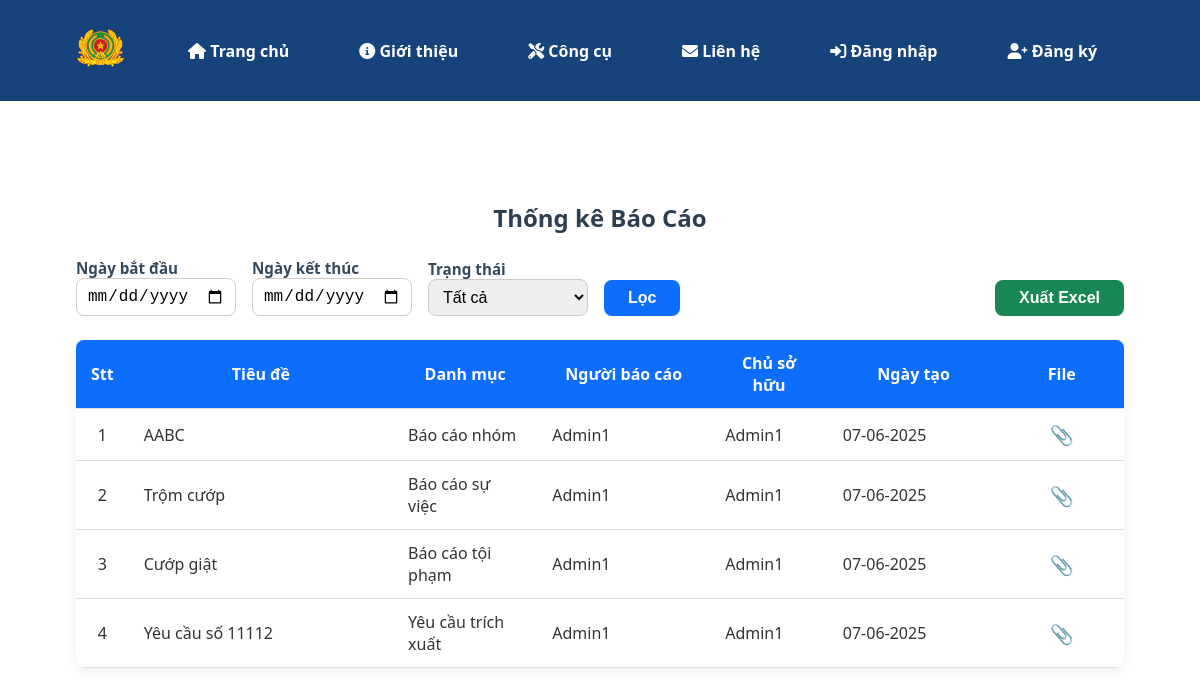
/report/statistics, run on the app's committed database.
### asrp/models.py (models this page shows, shortened)
class Report(db.Model):
    __tablename__ = 'bao_cao'
    id = db.Column(db.Integer, primary_key=True)
    user_id = db.Column(db.Integer, db.ForeignKey('nguoi_dung.id'), nullable=False)
    region_id = db.Column(db.Integer, db.ForeignKey('khu_vuc.id'))
    specific_address = db.Column(db.String(255))
    created_at = db.Column(db.DateTime, default=datetime.utcnow, nullable=False)
    status_id = db.Column(db.Integer, db.ForeignKey('trang_thai.id'), nullable=False)
    category_id = db.Column(db.Integer, db.ForeignKey('phan_loai.id'), nullable=False)
    user = db.relationship('User', back_populates='reports')
    region = db.relationship('Region', back_populates='reports')
    status = db.relationship('Status', back_populates='reports')
    category = db.relationship('Category', back_populates='reports')
    crime_report = db.relationship('CrimeReport', back_populates='report', uselist=False)
    incident_report = db.relationship('IncidentReport', back_populates='report', uselist=False)
    group_report = db.relationship('GroupReport', back_populates='report', uselist=False)
    extraction_request = db.relationship('ExtractionRequest', back_populates='report', uselist=False)
    attachments = db.relationship('Attachment', back_populates='report', lazy='dynamic')

class GroupReport(db.Model):
    __tablename__ = 'bao_cao_nhom'
    id = db.Column(db.Integer, db.ForeignKey('bao_cao.id'), primary_key=True)
    platform = db.Column(db.String(100), nullable=False)
    group_name = db.Column(db.String(200), nullable=False)
    group_url = db.Column(db.String(255))
    created_at = db.Column(db.Date, nullable=True)
    admin_info = db.Column(db.Text)
    member_count = db.Column(db.Integer)  # Số lượng thành viên
    weekly_post_count = db.Column(db.Integer)  # Số bài tin trung bình mỗi tuần
    status = db.Column(db.String(50), nullable=False)  # Tình trạng xử lý
    assigned_officer = db.Column(db.String(150))  # Cán bộ phụ trách theo dõi
    purpose = db.Column(db.Text)
    description = db.Column(db.Text, nullable=False)
    note = db.Column(db.Text)
    report = db.relationship('Report', back_populates='group_report')

class Category(db.Model):
    __tablename__ = 'phan_loai'
    id = db.Column(db.Integer, primary_key=True)
    name = db.Column(db.String(100), unique=True, nullable=False)
    description = db.Column(db.String(255))
    reports = db.relationship('Report', back_populates='category', lazy='dynamic')

class User(UserMixin, db.Model):
    __tablename__ = 'nguoi_dung'
    id = db.Column(db.Integer, primary_key=True)
    username = db.Column(db.String(64), unique=True, nullable=False)
    email = db.Column(db.String(120), unique=True, nullable=False)
    password = db.Column(db.String(128), nullable=False)
    full_name = db.Column(db.String(150), nullable=False)
    phone_number = db.Column(db.String(20), nullable=False)
    role = db.Column(Enum('user', 'admin', name='user_roles'), nullable=False, default='user')
    unit_id = db.Column(db.Integer, db.ForeignKey('don_vi.id'))
    joined_at = db.Column(db.DateTime, default=datetime.utcnow)
    is_active = db.Column(db.Boolean, default=True, nullable=False)
    extra_info = db.Column(db.Text)
    unit = db.relationship('Unit', back_populates='users')
    reports = db.relationship('Report', back_populates='user', lazy='dynamic')

class IncidentReport(db.Model):
    __tablename__ = 'bao_cao_su_viec'
    id = db.Column(db.Integer, db.ForeignKey('bao_cao.id'), primary_key=True)
    file_number = db.Column(db.String(50), nullable=False)  # Số hồ sơ
    incident_time = db.Column(db.Date, nullable=True)  # Thời gian xảy ra
    incident_name = db.Column(db.String(200), nullable=False)
    description = db.Column(db.Text, nullable=False)
    officer_name = db.Column(db.String(150), nullable=False)  # Cán bộ đăng ký
    status = db.Column(db.String(50), nullable=False)  # Tình trạng xử lý
    related_persons = db.Column(db.Text)  # Người liên quan
    storage_number = db.Column(db.String(100))  # Số lưu hồ sơ
    archived_date = db.Column(db.Date) # Ngày nộp lưu
    report = db.relationship('Report', back_populates='incident_report')

class CrimeReport(db.Model):
    __tablename__ = 'bao_cao_toi_pham'
    id = db.Column(db.Integer, db.ForeignKey('bao_cao.id'), primary_key=True)
    case_code = db.Column(db.String(50), nullable=False)  # Mã vụ việc
    received_date = db.Column(db.Date, nullable=False)  # Ngày tiếp nhận
    officer_name = db.Column(db.String(150), nullable=False)  # Cán bộ tiếp nhận
    title = db.Column(db.String(200), nullable=False)
    content = db.Column(db.Text, nullable=False)
    informant_name = db.Column(db.String(150))
    informant_address = db.Column(db.String(255))
    informant_phone = db.Column(db.String(20))
    status = db.Column(db.String(50), nullable=False)  # Tình trạng xử lý
    phone_numbers = db.Column(db.Text)  # Danh sách SĐT liên quan
    bank_accounts = db.Column(db.Text)  # Danh sách tài khoản ngân hàng
    ip_addresses = db.Column(db.Text)  # Thông tin IP
    websites_or_apps = db.Column(db.Text)  # Website/Ứng dụng
    report = db.relationship('Report', back_populates='crime_report')

class ExtractionRequest(db.Model):
    __tablename__ = 'yeu_cau_trich_xuat'
    id = db.Column(db.Integer, db.ForeignKey('bao_cao.id'), primary_key=True)
    request_number = db.Column(db.String(50), unique=True, nullable=False)  # Số yêu cầu
    sent_date = db.Column(db.Date, nullable=False)       # Ngày gửi (chỉ ngày)
    result_date = db.Column(db.Date)                      # Ngày trả kết quả (chỉ ngày)
    unit_id = db.Column(db.Integer, db.ForeignKey('don_vi.id'), nullable=False)
    device_type = db.Column(db.String(100), nullable=False)
    device_info = db.Column(db.Text, nullable=False)
    extraction_detail = db.Column(db.Text, nullable=False)
    extraction_result = db.Column(db.Text)
    status = db.Column(db.String(50), nullable=False)             # Tình trạng xử lý (mới thêm)
    receiving_officer = db.Column(db.String(150))                  # Cán bộ tiếp nhận (mới thêm)
    note = db.Column(db.Text)
    report = db.relationship('Report', back_populates='extraction_request')
    unit = db.relationship('Unit', back_populates='extraction_requests')

### asrp/blueprints/report/routes.py (the view)
@report_bp.route('/statistics', methods=['GET', 'POST'])
def report_statistics():
    start_date = request.form.get('start_date')
    end_date = request.form.get('end_date')
    status = request.form.get('status')
    query = Report.query
    if start_date:
        query = query.filter(Report.created_at >= datetime.strptime(start_date, '%Y-%m-%d'))
    if end_date:
        query = query.filter(Report.created_at <= datetime.strptime(end_date, '%Y-%m-%d'))
    if status:
        query = query.filter(Report.status.has(name=status))  # Modify this line
    reports = query.order_by(Report.created_at.desc()).all()
    return render_template('report/statistics.html', reports=reports)

### asrp/templates/report/statistics.html (shortened to what this page needs)
{% extends "base.html" %}
{% block content %}
<div class="container">
  <h2>Thống kê Báo Cáo</h2>
  <div class="controls">
    <form class="filter" method="GET" action="{{ url_for('report.report_statistics') }}">
      <div>
        <label for="start_date">Ngày bắt đầu</label>
        <input type="date" id="start_date" name="start_date" value="{{ request.args.get('start_date','') }}">
      </div>
      <div>
        <label for="end_date">Ngày kết thúc</label>
        <input type="date" id="end_date" name="end_date" value="{{ request.args.get('end_date','') }}">
      </div>
      <div>
        <label for="status">Trạng thái</label>
        <select id="status" name="status">
          <option value="" {% if not request.args.get('status') %}selected{% endif %}>Tất cả</option>
        </select>
      </div>
      <button type="submit">Lọc</button>
    </form>
    <form class="export" method="GET" action="{{ url_for('report.export_reports') }}">
      <button type="submit">Xuất Excel</button>
    </form>
  </div>
  <table class="report-table">
    <thead>
      <tr>
        <th>Stt</th>
        <th>Tiêu đề</th>
        <th>Danh mục</th>
        <th>Người báo cáo</th>
        <th>Chủ sở hữu</th>
        <th>Ngày tạo</th>
        <th>File</th>
      </tr>
    </thead>
    <tbody>
      {% for report in reports %}
      <tr>
        <td data-label="Stt">{{ loop.index }}</td>
        <td data-label="Tiêu đề" title="{% if report.crime_report %}{{ report.crime_report.title }}{% elif report.incident_report %}{{ report.incident_report.incident_name }}{% elif report.group_report %}{{ report.group_report.group_name }}{% elif report.extraction_request %}Yêu cầu số {{ report.extraction_request.request_number }}{% else %}Không có{% endif %}">
          {% if report.crime_report %}
            {{ report.crime_report.title }}
          {% elif report.incident_report %}
            {{ report.incident_report.incident_name }}
          {% elif report.group_report %}
            {{ report.group_report.group_name }}
          {% elif report.extraction_request %}
            Yêu cầu số {{ report.extraction_request.request_number }}
          {% else %}
            Không có tiêu đề
          {% endif %}
        </td>
        <td data-label="Danh mục">{{ report.category.name }}</td>
        <td data-label="Người báo cáo">{{ report.user.full_name }}</td>
        <td data-label="Chủ sở hữu">{{ report.user.full_name }}</td>
        <td data-label="Ngày tạo">{{ report.created_at.strftime('%d-%m-%Y') }}</td>
        <td data-label="File">
          {% if report.attachments %}
            <a href="{{ url_for('report.views.download_attachment', id=report.id) }}" class="btn-attach" title="Tải tệp đính kèm">📎</a>
          {% else %}
            –
          {% endif %}
        </td>
      </tr>
      {% else %}
      <tr>
        <td colspan="8" style="text-align:center; color:#666; font-style:italic;">
          Không có báo cáo nào.
        </td>
      </tr>
      {% endfor %}
    </tbody>
  </table>
</div>
{% endblock %}

### asrp/templates/base.html (shortened to what this page needs)
<!DOCTYPE html>
<html lang="vi">
<head>
  <link rel="stylesheet" href="https://cdnjs.cloudflare.com/ajax/libs/font-awesome/6.0.0/css/all.min.css" />
  <link rel="stylesheet" href="{{ url_for('static', filename='css/main.css') }}">
  <link rel="stylesheet" href="https://cdn.jsdelivr.net/npm/sweetalert2@11/dist/sweetalert2.min.css">
  <link rel="stylesheet" href="{{ url_for('static', filename='css/check_info.css') }}">
</head>
<body>
  <header class="header">
    <div class="container header-container">
      <div class="logo">
        <a href="{{ url_for('main.index') }}">
          <img src="{{ url_for('static', filename='images/logo.png') }}" alt="Logo" class="logo-img" />
        </a>
      </div>
      <nav class="navbar">
        <ul>
          <li>
            <a href="{{ url_for('main.index') }}">
              <i class="fas fa-home"></i>  Trang chủ
            </a>
          </li>
          <li>
            <a href="#">
              <i class="fas fa-info-circle"></i>  Giới thiệu
            </a>
          </li>
          <li>
            <a href="#">
              <i class="fas fa-tools"></i>  Công cụ
            </a>
          </li>
          <li>
            <a href="#">
              <i class="fas fa-envelope"></i>  Liên hệ
            </a>
          </li>
          {% if current_user.is_authenticated %}
            <li class="dropdown">
              <a href="#" class="dropdown-toggle">
                <i class="fas fa-user"></i>  Xin chào, {{ current_user.full_name }}
              </a>
              <ul class="dropdown-menu">
                <li>
                  <a href="#">
                    <i class="fas fa-user-cog"></i>  Tài khoản của tôi
                  </a>
                </li>
                <li>
                  <a href="{{ url_for('auth.dang_xuat') }}">
                    <i class="fas fa-sign-out-alt"></i>  Đăng xuất
                  </a>
                </li>
              </ul>
            </li>
          {% else %}
            <li>
              <a href="{{ url_for('auth.dang_nhap') }}">
                <i class="fas fa-sign-in-alt"></i> Đăng nhập
              </a>
            </li>
            <li>
              <a href="{{ url_for('auth.dang_ky') }}">
                <i class="fas fa-user-plus"></i> Đăng ký
              </a>
            </li>
          {% endif %}
        </ul>
      </nav>
    </div>
  </header>
  {% block content %}{% endblock %}
</body>
</html>

### asrp/static/css/main.css (style rules this page uses)
* { margin: 0; padding: 0; box-sizing: border-box; }
html, body { height: 100%; margin: 0; display: flex; flex-direction: column; }
body { font-family: system-ui, -apple-system, BlinkMacSystemFont, "Segoe UI", Roboto, Oxygen, Ubuntu, Cantarell, "Open Sans", "Helvetica Neue", sans-serif; color: #333; background-color: #FFFFFF; flex: 1; }
.container { max-width: 1200px; margin: 0 auto; width: 90%; }
.header { background-color: #16437b; padding: 0.75rem 0; position: -webkit-sticky; position: sticky; top: 0; z-index: 1000; }
.header-container { display: flex; align-items: center; justify-content: space-between; }
.header .navbar ul { display: flex; list-style: none; margin: 0; padding: 0; }
.header .navbar ul li { margin: 0 15px; position: relative; }
.header .navbar ul li a { text-decoration: none; color: #fff; font-weight: bold; transition: color 0.3s; }
.logo-img { height: 40px; }
.navbar ul { list-style: none; display: flex; gap: 1rem; }
.navbar ul li a { text-decoration: none; color: #fff; font-weight: 500; padding: 0.5rem 0.75rem; transition: background-color 0.3s; }

### asrp/templates/report/statistics.html (style rules this page uses)
.container { max-width: 1200px; margin: auto; padding: 1rem; }
h2 { text-align: center; font-weight: 700; color: #2c3e50; margin-bottom: 1.5rem; }
.controls { display: flex; flex-wrap: wrap; gap: 1rem 1.5rem; justify-content: space-between; margin-bottom: 1.5rem; }
.controls .filter, .controls .export { display: flex; flex-wrap: wrap; gap: 0.75rem 1rem; align-items: flex-end; }
.controls label { font-weight: 600; font-size: 0.95rem; color: #34495e; display: block; }
.controls input[type="date"], .controls select { border-radius: 0.5rem; border: 1px solid #ccc; padding: 8px 10px; font-size: 1rem; width: 160px; }
.controls button { padding: 9px 24px; font-weight: 600; border-radius: 0.5rem; border: none; font-size: 1rem; transition: background 0.2s; cursor: pointer; }
.controls .filter button { background: #0d6efd; color: #fff; }
.controls .export button { background: #198754; color: #fff; }
.report-table { width: 100%; border-collapse: collapse; background: #fff; box-shadow: 0 4px 12px rgba(0,0,0,0.06); border-radius: 8px; overflow: hidden; margin-bottom: 2rem; }
.report-table thead { background: #0d6efd; color: #fff; font-weight: 600; }
.report-table th, .report-table td { padding: 12px 15px; border-bottom: 1px solid #e0e0e0; vertical-align: middle; }
.report-table th:nth-child(1), .report-table td:nth-child(1) { width: 50px; text-align: center; }
.report-table th:nth-child(2), .report-table td:nth-child(2) { width: 280px; }
.report-table th:nth-child(3), .report-table td:nth-child(3) { width: 150px; }
.report-table th:nth-child(4), .report-table td:nth-child(4) { width: 180px; }
.report-table th:nth-child(5), .report-table td:nth-child(5) { width: 120px; }
.report-table th:nth-child(6), .report-table td:nth-child(6) { width: 180px; }
.report-table th:nth-child(7), .report-table td:nth-child(7) { width: 130px; text-align: center; }
.btn-attach { font-size: 1.2rem; color: #0d6efd; text-decoration: none; transition: color .2s; }

### data on the page
Report: group_report.group_name "AABC", category.name "Báo cáo nhóm", user.full_name "Admin1", created_at "07-06-2025"
Report: incident_report.incident_name "Trộm cướp", category.name "Báo cáo sự việc", user.full_name "Admin1", created_at "07-06-2025"
Report: crime_report "Cướp giật", category.name "Báo cáo tội phạm", user.full_name "Admin1", created_at "07-06-2025"
Report: extraction_request.request_number "11112", category.name "Yêu cầu trích xuất", user.full_name "Admin1", created_at "07-06-2025"
